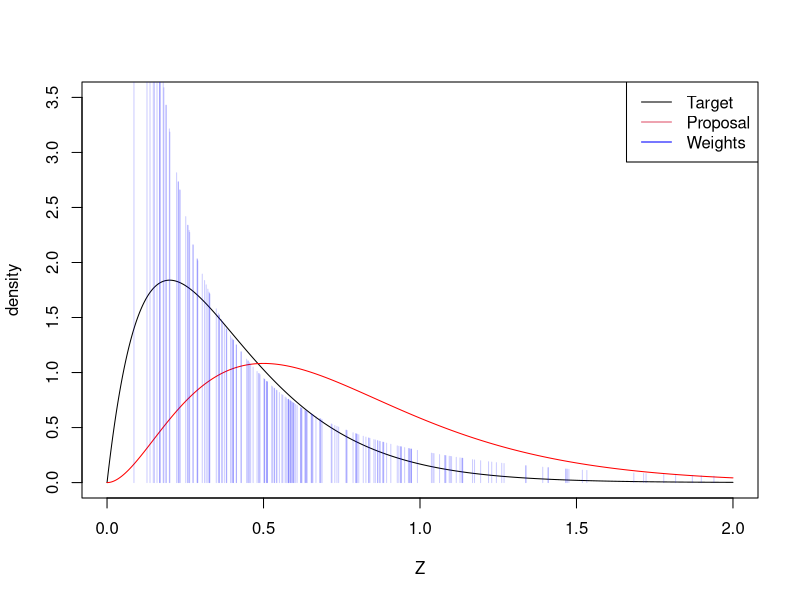
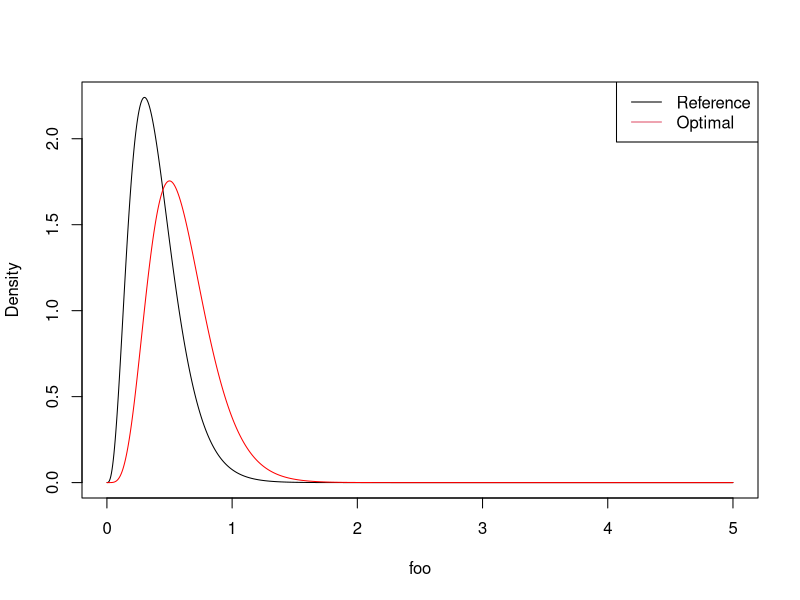
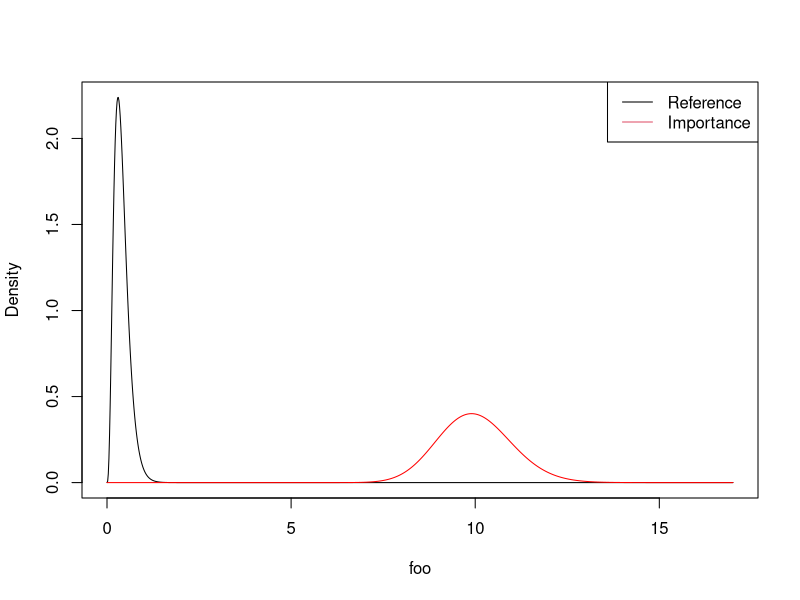

These charts were generated, in order, by the following R code:

#################################
### Plotting weights and
### Weighted average
##################################

set.seed(1)

alpha <- 2
beta <- 5

alpha.p <- alpha + 1
lambda <- 4 #proposal

N <- 1e4
samp <- rgamma(N, shape = alpha.p, rate = lambda)  # importance samples
weights <- dgamma(samp, shape = alpha, rate = beta) /dgamma(samp, shape = alpha.p, rate = lambda)


## Visualizing the target and the importance densities
index <- 1:200
foo <- seq(0, 2, length = 1e3)
plot(foo, dgamma(foo, shape = alpha, rate = beta), 
     type = 'l', col = "black", ylab = "density", ylim = c(0, 3.5), xlab = "Z")
lines(foo, dgamma(foo, shape = alpha.p, rate = lambda), col = "red")
segments(x0 = samp[index], x1 = samp[index], y0 = 0, y1 = weights[index], col = adjustcolor("blue", alpha.f = .2))
legend("topright", legend = c("Target", "Proposal", "Weights"), col = c(1,2,"blue"), lty = 1)





###########################################
### Optimal importance sampling from Gamma
###########################################
set.seed(1)

# Function does importance sampling to estimate second moment of a gamma distribution
imp_gamma <- function(N = 1e3, alpha = 4, beta = 10, moment = 2, imp.alpha = alpha + moment)
{
  fn.value <- numeric(length = N)  
  
  draw <- rgamma(N, shape = imp.alpha, rate = beta) # draw imporance samples
  fn.value <- draw^moment * dgamma(draw, shape = alpha, rate = beta) / dgamma(draw, shape = imp.alpha, rate = beta)
  
  return(fn.value)  #return all values
}

N <- 1e4
# Estimate 2nd moment from Gamma(4, 10) using Gamma(4, 10)
# this is IID Monte Carlo
imp_samp <- imp_gamma(N = N, imp.alpha = 4)
mean(imp_samp)
var(imp_samp)

# Estimate 2nd moment from Gamma(4, 10) using Gamma(6, 10)
# this is the optimal proposal
imp_samp <- imp_gamma(N = N)
mean(imp_samp)
var(imp_samp)

# why is the estimate good
foo <- seq(0.001, 5, length = 1e3)
plot(foo, dgamma(foo, shape = 4, rate = 10), type= 'l', ylab = "Density")
lines(foo, dgamma(foo, shape = 6, rate = 10), col = "red")
legend("topright", col = 1:2, lty = 1, legend = c("Reference", "Optimal"))



# Choosing a horrible proposal
# Estimate 2nd moment from Gamma(4, 10) using Gamma(100, 10)
imp_samp <- imp_gamma(N = N, imp.alpha = 100)
mean(imp_samp)   ## estimate is bad too
var(imp_samp)

# why is the estimate bad?
foo <- seq(0.001, 17, length = 1e3)
plot(foo, dgamma(foo, shape = 4, rate = 10), type= 'l', ylab = "Density")
lines(foo, dgamma(foo, shape = 100, rate = 10), col = "red")
legend("topright", col = 1:2, lty = 1, legend = c("Reference", "Importance"))





# Repeat the above many times to estimate the variability in the estimators
reps <- 1e3
N <- 1e4

var_ests <- matrix(0, nrow = reps, ncol = 4)
mean_ests <- matrix(0, nrow = reps, ncol = 4)
colnames(var_ests) <- c("4", "6", "7", "100")
colnames(mean_ests) <- c("4", "6", "7", "100")

for(i in 1:reps)
{
  imp_samp <- imp_gamma(N = N, imp.alpha = 4)
  mean_ests[i, 1] <- mean(imp_samp)
  var_ests[i, 1] <- var(imp_samp)
  
  imp_samp <- imp_gamma(N = N, imp.alpha = 6)
  mean_ests[i, 2] <- mean(imp_samp)
  var_ests[i, 2] <- var(imp_samp)
  
  imp_samp <- imp_gamma(N = N, imp.alpha = 7)
  mean_ests[i, 3] <- mean(imp_samp)
  var_ests[i, 3] <- var(imp_samp)
  
  imp_samp <- imp_gamma(N = N, imp.alpha = 100)
  mean_ests[i, 4] <- mean(imp_samp)
  var_ests[i, 4] <- var(imp_samp)
}

colMeans(mean_ests)  # Last estimate is horrible
colMeans(var_ests)   # Smallest for 6

